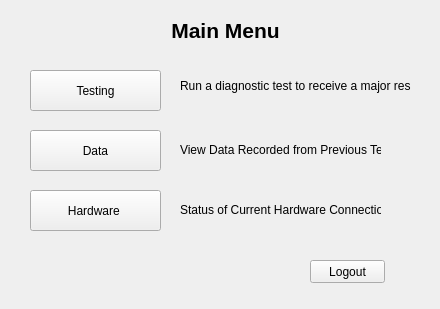
<?xml version="1.0" encoding="UTF-8"?>
<ui version="4.0">
 <class>mainMenu</class>
 <widget class="QWidget" name="mainMenu">
  <property name="geometry">
   <rect>
    <x>0</x>
    <y>0</y>
    <width>440</width>
    <height>309</height>
   </rect>
  </property>
  <property name="windowTitle">
   <string>Optical BioSensor Controller</string>
  </property>
  <widget class="QLabel" name="menuTitle">
   <property name="geometry">
    <rect>
     <x>20</x>
     <y>20</y>
     <width>411</width>
     <height>21</height>
    </rect>
   </property>
   <property name="font">
    <font>
     <family>Arial</family>
     <pointsize>16</pointsize>
     <weight>75</weight>
     <bold>true</bold>
    </font>
   </property>
   <property name="autoFillBackground">
    <bool>false</bool>
   </property>
   <property name="text">
    <string>Main Menu</string>
   </property>
   <property name="scaledContents">
    <bool>false</bool>
   </property>
   <property name="alignment">
    <set>Qt::AlignCenter</set>
   </property>
  </widget>
  <widget class="QPushButton" name="testingButton">
   <property name="geometry">
    <rect>
     <x>30</x>
     <y>70</y>
     <width>131</width>
     <height>41</height>
    </rect>
   </property>
   <property name="text">
    <string>Testing</string>
   </property>
  </widget>
  <widget class="QPushButton" name="dataButton">
   <property name="geometry">
    <rect>
     <x>30</x>
     <y>130</y>
     <width>131</width>
     <height>41</height>
    </rect>
   </property>
   <property name="text">
    <string>Data</string>
   </property>
  </widget>
  <widget class="QPushButton" name="hardwareButton">
   <property name="geometry">
    <rect>
     <x>30</x>
     <y>190</y>
     <width>131</width>
     <height>41</height>
    </rect>
   </property>
   <property name="text">
    <string>Hardware </string>
   </property>
  </widget>
  <widget class="QPushButton" name="pushButton_4">
   <property name="geometry">
    <rect>
     <x>310</x>
     <y>260</y>
     <width>75</width>
     <height>23</height>
    </rect>
   </property>
   <property name="text">
    <string>Logout</string>
   </property>
  </widget>
  <widget class="QLabel" name="hardwareLabel">
   <property name="geometry">
    <rect>
     <x>180</x>
     <y>200</y>
     <width>201</width>
     <height>20</height>
    </rect>
   </property>
   <property name="text">
    <string>Status of Current Hardware Connections</string>
   </property>
  </widget>
  <widget class="QLabel" name="dataLabel">
   <property name="geometry">
    <rect>
     <x>180</x>
     <y>140</y>
     <width>201</width>
     <height>20</height>
    </rect>
   </property>
   <property name="text">
    <string>View Data Recorded from Previous Tests</string>
   </property>
  </widget>
  <widget class="QLabel" name="testingLabel">
   <property name="geometry">
    <rect>
     <x>180</x>
     <y>70</y>
     <width>231</width>
     <height>31</height>
    </rect>
   </property>
   <property name="text">
    <string>Run a diagnostic test to receive a major result</string>
   </property>
  </widget>
 </widget>
 <resources/>
 <connections/>
</ui>
